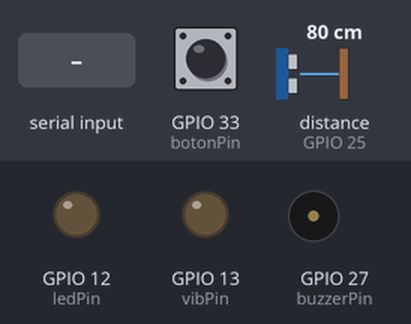
This program was run on a simulated ESP32. Parts: output pins drawn as LEDs (lit = HIGH), buzzer (waves = sounding, pin HIGH). Wiring (inferred from the names in the program): ultrasonic range finder: trigger GPIO 26; echo GPIO 25. Dashed ring = blinking. The test bench sets the inputs (shaded band); at power-on: distance to the obstacle (sensor on GPIO 25) 80 cm, GPIO 33 (botonPin) HIGH. The echo pulse lasts 58.3 µs per cm; nothing arrives over Bluetooth unless stated; pins used as bus, display or sensor lines are not drawn; what the program prints to the serial monitor is not drawn.

Above: at 1.2 s.
1.3 s: "SMS_ENVIADO\n" received over the second serial link
At 1.44 s:
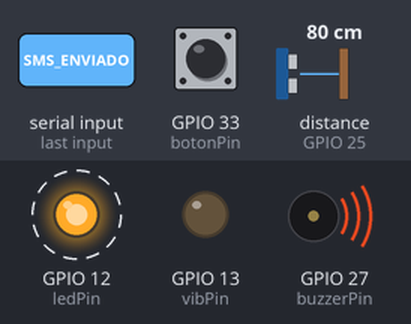
4.3 s: distance to the obstacle (sensor on GPIO 25) set to 24 cm
5.8 s: distance to the obstacle (sensor on GPIO 25) set to 20 cm
At 5.9 s:
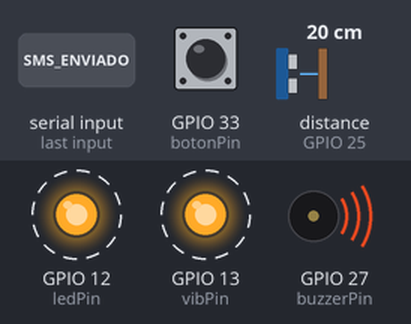
8.8 s: GPIO 33 (botonPin) pulled LOW for 1 s
14.8 s: distance to the obstacle (sensor on GPIO 25) set to 35 cm
At 16.2 s:
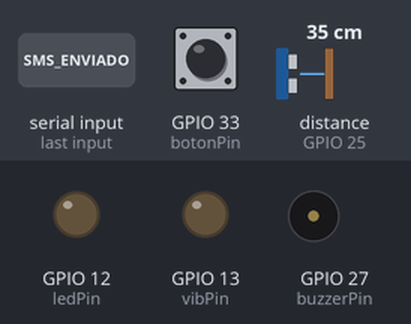
Timing chart, 0 to 17.3 s (numbered marks = the images above; inputs shaded):
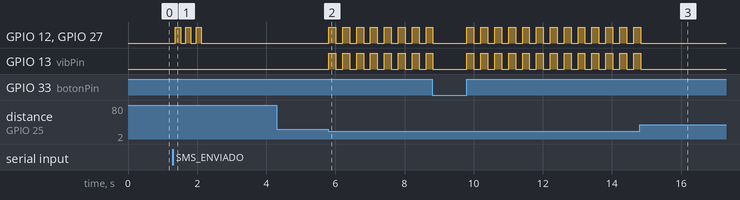

Measured:
- the behaviour switches between 22 and 21 cm on distance to the obstacle (sensor on GPIO 25) (found by bisection; images 1 and 2)
- after the input at 1.3 s, GPIO 12 (ledPin), GPIO 27 (buzzerPin): alternates HIGH for 0.15 s and LOW for 0.15 s, 6 changes in all, then stays LOW, starting after 0.07 s
- after the input at 4.3 s, every drawn part: stays the same
- after the input at 5.8 s, GPIO 12 (ledPin), GPIO 13 (vibPin), GPIO 27 (buzzerPin): alternates HIGH for 0.20 s and LOW for 0.20 s, starting at once
- after the input at 14.8 s, GPIO 12 (ledPin), GPIO 13 (vibPin), GPIO 27 (buzzerPin): goes on until 14.8 s, then stays LOW

The program:

main.cpp
```cpp
#include <BluetoothSerial.h>

BluetoothSerial SerialBT;

// Pines
const int botonPin = 33;
const int trigPin = 26;
const int echoPin = 25;
const int vibPin   = 13;
const int buzzerPin = 27;
const int ledPin    = 12;

// Variables
long duration;
int distance;
bool esperandoConfirmacion = false;

void alertaProximidad(int onTime, int offTime) {
  digitalWrite(vibPin, HIGH);
  digitalWrite(buzzerPin, HIGH);
  digitalWrite(ledPin, HIGH);
  delay(onTime);
  digitalWrite(vibPin, LOW);
  digitalWrite(buzzerPin, LOW);
  digitalWrite(ledPin, LOW);
  delay(offTime);
}

void vibracionConfirmacion() {
  // Vibración rápida de confirmación
  for (int i = 0; i < 3; i++) {
    digitalWrite(ledPin, HIGH);
    digitalWrite(buzzerPin, HIGH);
    delay(150);
    digitalWrite(ledPin, LOW);
    digitalWrite(buzzerPin, LOW);
    delay(150);
  }
}

void setup() {
  Serial.begin(115200);
  SerialBT.begin("ESP32_ALERT_E");

  pinMode(botonPin, INPUT_PULLUP);
  pinMode(trigPin, OUTPUT);
  pinMode(echoPin, INPUT);
  pinMode(vibPin, OUTPUT);
  pinMode(buzzerPin, OUTPUT);
  pinMode(ledPin, OUTPUT);

  // Mostrar MAC Bluetooth
  uint8_t macBT[6];
  esp_read_mac(macBT, ESP_MAC_BT);
  Serial.printf("MAC BT: %02X:%02X:%02X:%02X:%02X:%02X\n",
                macBT[0], macBT[1], macBT[2],
                macBT[3], macBT[4], macBT[5]);
}

void loop() {
  // Verificar botón
  if (digitalRead(botonPin) == LOW && !esperandoConfirmacion) {
    SerialBT.println("SEND_SMS");
    Serial.println(">> Botón presionado, comando SEND_SMS enviado");
    esperandoConfirmacion = true;

    while (digitalRead(botonPin) == LOW) {
      delay(10);
    }
  }

  // Leer respuesta del Bluetooth
  if (SerialBT.available()) {
    String response = SerialBT.readStringUntil('\n');
    response.trim();

    Serial.print("Respuesta recibida: ");
    Serial.println(response);

    if (response.equals("SMS_ENVIADO")) {
      Serial.println("SMS confirmado por Android ✅");
      vibracionConfirmacion();
      esperandoConfirmacion = false;
    }
  }

  // Medición de distancia
  digitalWrite(trigPin, LOW);
  delayMicroseconds(2);
  digitalWrite(trigPin, HIGH);
  delayMicroseconds(10);
  digitalWrite(trigPin, LOW);

  duration = pulseIn(echoPin, HIGH, 30000);
  distance = duration * 0.034 / 2;

  Serial.print("Distancia: ");
  Serial.print(distance);
  Serial.println(" cm");

  // Control de alertas según la distancia
  if (distance > 0 && distance <= 5) {
    alertaProximidad(30, 20);
  } else if (distance <= 10) {
    alertaProximidad(50, 50);
  } else if (distance <= 15) {
    alertaProximidad(100, 100);
  } else if (distance <= 20) {
    alertaProximidad(200, 200);
  } else {
    digitalWrite(vibPin, LOW);
    digitalWrite(buzzerPin, LOW);
    digitalWrite(ledPin, LOW);
    delay(100);
  }
}
```
